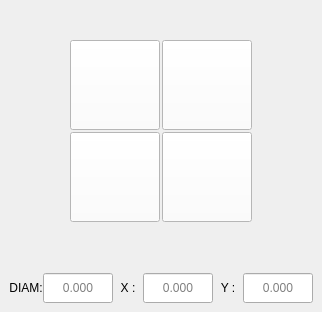
           <widget class="QWidget" name="boss_and_pocket">
            <layout class="QVBoxLayout" name="verticalLayout_39">
             <property name="spacing">
              <number>2</number>
             </property>
             <property name="leftMargin">
              <number>0</number>
             </property>
             <property name="topMargin">
              <number>0</number>
             </property>
             <property name="rightMargin">
              <number>0</number>
             </property>
             <property name="bottomMargin">
              <number>8</number>
             </property>
             <item>
              <widget class="QWidget" name="gridWidget_8" native="true">
               <layout class="QGridLayout" name="gridLayout_10">
                <property name="leftMargin">
                 <number>0</number>
                </property>
                <property name="topMargin">
                 <number>0</number>
                </property>
                <property name="rightMargin">
                 <number>0</number>
                </property>
                <property name="bottomMargin">
                 <number>0</number>
                </property>
                <property name="spacing">
                 <number>2</number>
                </property>
                <item row="1" column="3">
                 <spacer name="horizontalSpacer_7">
                  <property name="orientation">
                   <enum>Qt::Horizontal</enum>
                  </property>
                  <property name="sizeHint" stdset="0">
                   <size>
                    <width>40</width>
                    <height>20</height>
                   </size>
                  </property>
                 </spacer>
                </item>
                <item row="1" column="2">
                 <widget class="QPushButton" name="probe_round_pocket">
                  <property name="sizePolicy">
                   <sizepolicy hsizetype="Fixed" vsizetype="Fixed">
                    <horstretch>0</horstretch>
                    <verstretch>0</verstretch>
                   </sizepolicy>
                  </property>
                  <property name="minimumSize">
                   <size>
                    <width>90</width>
                    <height>90</height>
                   </size>
                  </property>
                  <property name="maximumSize">
                   <size>
                    <width>90</width>
                    <height>90</height>
                   </size>
                  </property>
                  <property name="toolTip">
                   <string>Round pocket</string>
                  </property>
                  <property name="styleSheet">
                   <string notr="true">background: white;</string>
                  </property>
                  <property name="text">
                   <string/>
                  </property>
                  <property name="icon">
                   <iconset>
                    <normaloff>../images/widgets/basic_probe_icons/round_pocket.png</normaloff>../images/widgets/basic_probe_icons/round_pocket.png</iconset>
                  </property>
                  <property name="iconSize">
                   <size>
                    <width>90</width>
                    <height>90</height>
                   </size>
                  </property>
                  <property name="filename" stdset="0">
                   <string>probe_round_pocket</string>
                  </property>
                  <attribute name="buttonGroup">
                   <string notr="true">boss_pocket_buttonGroup</string>
                  </attribute>
                 </widget>
                </item>
                <item row="3" column="2">
                 <spacer name="verticalSpacer_12">
                  <property name="orientation">
                   <enum>Qt::Vertical</enum>
                  </property>
                  <property name="sizeHint" stdset="0">
                   <size>
                    <width>20</width>
                    <height>40</height>
                   </size>
                  </property>
                 </spacer>
                </item>
                <item row="2" column="1">
                 <widget class="QPushButton" name="probe_rect_boss">
                  <property name="sizePolicy">
                   <sizepolicy hsizetype="Fixed" vsizetype="Fixed">
                    <horstretch>0</horstretch>
                    <verstretch>0</verstretch>
                   </sizepolicy>
                  </property>
                  <property name="minimumSize">
                   <size>
                    <width>90</width>
                    <height>90</height>
                   </size>
                  </property>
                  <property name="maximumSize">
                   <size>
                    <width>90</width>
                    <height>90</height>
                   </size>
                  </property>
                  <property name="toolTip">
                   <string>Rectangular boss</string>
                  </property>
                  <property name="styleSheet">
                   <string notr="true">background: white;</string>
                  </property>
                  <property name="text">
                   <string/>
                  </property>
                  <property name="icon">
                   <iconset>
                    <normaloff>../images/widgets/basic_probe_icons/rect_boss.png</normaloff>../images/widgets/basic_probe_icons/rect_boss.png</iconset>
                  </property>
                  <property name="iconSize">
                   <size>
                    <width>90</width>
                    <height>90</height>
                   </size>
                  </property>
                  <property name="filename" stdset="0">
                   <string>probe_rect_boss</string>
                  </property>
                  <attribute name="buttonGroup">
                   <string notr="true">boss_pocket_buttonGroup</string>
                  </attribute>
                 </widget>
                </item>
                <item row="1" column="1">
                 <widget class="QPushButton" name="probe_round_boss">
                  <property name="sizePolicy">
                   <sizepolicy hsizetype="Fixed" vsizetype="Fixed">
                    <horstretch>0</horstretch>
                    <verstretch>0</verstretch>
                   </sizepolicy>
                  </property>
                  <property name="minimumSize">
                   <size>
                    <width>90</width>
                    <height>90</height>
                   </size>
                  </property>
                  <property name="maximumSize">
                   <size>
                    <width>90</width>
                    <height>90</height>
                   </size>
                  </property>
                  <property name="focusPolicy">
                   <enum>Qt::StrongFocus</enum>
                  </property>
                  <property name="toolTip">
                   <string>Round boss</string>
                  </property>
                  <property name="styleSheet">
                   <string notr="true">background: white;</string>
                  </property>
                  <property name="text">
                   <string/>
                  </property>
                  <property name="icon">
                   <iconset>
                    <normaloff>../images/widgets/basic_probe_icons/round_boss.png</normaloff>../images/widgets/basic_probe_icons/round_boss.png</iconset>
                  </property>
                  <property name="iconSize">
                   <size>
                    <width>90</width>
                    <height>90</height>
                   </size>
                  </property>
                  <property name="filename" stdset="0">
                   <string>probe_round_boss</string>
                  </property>
                  <attribute name="buttonGroup">
                   <string notr="true">boss_pocket_buttonGroup</string>
                  </attribute>
                 </widget>
                </item>
                <item row="2" column="2">
                 <widget class="QPushButton" name="probe_rect_pocket">
                  <property name="sizePolicy">
                   <sizepolicy hsizetype="Fixed" vsizetype="Fixed">
                    <horstretch>0</horstretch>
                    <verstretch>0</verstretch>
                   </sizepolicy>
                  </property>
                  <property name="minimumSize">
                   <size>
                    <width>90</width>
                    <height>90</height>
                   </size>
                  </property>
                  <property name="maximumSize">
                   <size>
                    <width>90</width>
                    <height>90</height>
                   </size>
                  </property>
                  <property name="toolTip">
                   <string>Rectangular pocket</string>
                  </property>
                  <property name="styleSheet">
                   <string notr="true">background: white;</string>
                  </property>
                  <property name="text">
                   <string/>
                  </property>
                  <property name="icon">
                   <iconset>
                    <normaloff>../images/widgets/basic_probe_icons/rect_pocket.png</normaloff>../images/widgets/basic_probe_icons/rect_pocket.png</iconset>
                  </property>
                  <property name="iconSize">
                   <size>
                    <width>90</width>
                    <height>90</height>
                   </size>
                  </property>
                  <property name="filename" stdset="0">
                   <string>probe_rect_pocket</string>
                  </property>
                  <attribute name="buttonGroup">
                   <string notr="true">boss_pocket_buttonGroup</string>
                  </attribute>
                 </widget>
                </item>
                <item row="2" column="0">
                 <spacer name="horizontalSpacer_6">
                  <property name="orientation">
                   <enum>Qt::Horizontal</enum>
                  </property>
                  <property name="sizeHint" stdset="0">
                   <size>
                    <width>40</width>
                    <height>20</height>
                   </size>
                  </property>
                 </spacer>
                </item>
                <item row="0" column="1">
                 <spacer name="verticalSpacer_19">
                  <property name="orientation">
                   <enum>Qt::Vertical</enum>
                  </property>
                  <property name="sizeHint" stdset="0">
                   <size>
                    <width>20</width>
                    <height>40</height>
                   </size>
                  </property>
                 </spacer>
                </item>
               </layout>
              </widget>
             </item>
             <item>
              <widget class="QWidget" name="widget_boss_pocket_hint" native="true">
               <layout class="QHBoxLayout" name="horizontalLayout_41">
                <property name="spacing">
                 <number>0</number>
                </property>
                <property name="bottomMargin">
                 <number>1</number>
                </property>
                <item>
                 <widget class="QLabel" name="label_70">
                  <property name="minimumSize">
                   <size>
                    <width>0</width>
                    <height>0</height>
                   </size>
                  </property>
                  <property name="maximumSize">
                   <size>
                    <width>50</width>
                    <height>16777215</height>
                   </size>
                  </property>
                  <property name="text">
                   <string>DIAM:</string>
                  </property>
                  <property name="alignment">
                   <set>Qt::AlignCenter</set>
                  </property>
                  <property name="indent">
                   <number>0</number>
                  </property>
                 </widget>
                </item>
                <item>
                 <widget class="QLineEdit" name="lineEdit_diameter_hint">
                  <property name="sizePolicy">
                   <sizepolicy hsizetype="Fixed" vsizetype="Fixed">
                    <horstretch>0</horstretch>
                    <verstretch>0</verstretch>
                   </sizepolicy>
                  </property>
                  <property name="minimumSize">
                   <size>
                    <width>70</width>
                    <height>30</height>
                   </size>
                  </property>
                  <property name="maximumSize">
                   <size>
                    <width>70</width>
                    <height>30</height>
                   </size>
                  </property>
                  <property name="focusPolicy">
                   <enum>Qt::ClickFocus</enum>
                  </property>
                  <property name="styleSheet">
                   <string notr="true"/>
                  </property>
                  <property name="text">
                   <string/>
                  </property>
                  <property name="alignment">
                   <set>Qt::AlignCenter</set>
                  </property>
                  <property name="placeholderText">
                   <string>0.000</string>
                  </property>
                 </widget>
                </item>
                <item>
                 <widget class="QLabel" name="label_71">
                  <property name="minimumSize">
                   <size>
                    <width>30</width>
                    <height>30</height>
                   </size>
                  </property>
                  <property name="maximumSize">
                   <size>
                    <width>30</width>
                    <height>16777215</height>
                   </size>
                  </property>
                  <property name="text">
                   <string>X :</string>
                  </property>
                  <property name="alignment">
                   <set>Qt::AlignCenter</set>
                  </property>
                  <property name="indent">
                   <number>0</number>
                  </property>
                 </widget>
                </item>
                <item>
                 <widget class="QLineEdit" name="lineEdit_x_hint_0">
                  <property name="sizePolicy">
                   <sizepolicy hsizetype="Fixed" vsizetype="Fixed">
                    <horstretch>0</horstretch>
                    <verstretch>0</verstretch>
                   </sizepolicy>
                  </property>
                  <property name="minimumSize">
                   <size>
                    <width>70</width>
                    <height>30</height>
                   </size>
                  </property>
                  <property name="maximumSize">
                   <size>
                    <width>70</width>
                    <height>30</height>
                   </size>
                  </property>
                  <property name="focusPolicy">
                   <enum>Qt::ClickFocus</enum>
                  </property>
                  <property name="styleSheet">
                   <string notr="true"/>
                  </property>
                  <property name="text">
                   <string/>
                  </property>
                  <property name="alignment">
                   <set>Qt::AlignCenter</set>
                  </property>
                  <property name="placeholderText">
                   <string>0.000</string>
                  </property>
                 </widget>
                </item>
                <item>
                 <widget class="QLabel" name="label_72">
                  <property name="minimumSize">
                   <size>
                    <width>30</width>
                    <height>30</height>
                   </size>
                  </property>
                  <property name="maximumSize">
                   <size>
                    <width>30</width>
                    <height>16777215</height>
                   </size>
                  </property>
                  <property name="text">
                   <string>Y :</string>
                  </property>
                  <property name="alignment">
                   <set>Qt::AlignCenter</set>
                  </property>
                  <property name="indent">
                   <number>0</number>
                  </property>
                 </widget>
                </item>
                <item>
                 <widget class="QLineEdit" name="lineEdit_y_hint_0">
                  <property name="sizePolicy">
                   <sizepolicy hsizetype="Fixed" vsizetype="Fixed">
                    <horstretch>0</horstretch>
                    <verstretch>0</verstretch>
                   </sizepolicy>
                  </property>
                  <property name="minimumSize">
                   <size>
                    <width>70</width>
                    <height>30</height>
                   </size>
                  </property>
                  <property name="maximumSize">
                   <size>
                    <width>70</width>
                    <height>30</height>
                   </size>
                  </property>
                  <property name="focusPolicy">
                   <enum>Qt::ClickFocus</enum>
                  </property>
                  <property name="styleSheet">
                   <string notr="true"/>
                  </property>
                  <property name="text">
                   <string/>
                  </property>
                  <property name="alignment">
                   <set>Qt::AlignCenter</set>
                  </property>
                  <property name="placeholderText">
                   <string>0.000</string>
                  </property>
                 </widget>
                </item>
               </layout>
              </widget>
             </item>
            </layout>
           </widget>
